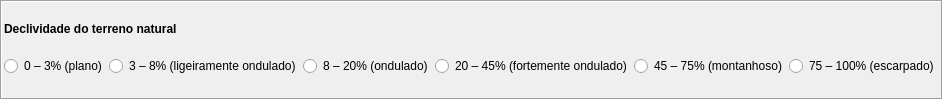
        <widget class="QFrame" name="frame_27">
         <property name="sizePolicy">
          <sizepolicy hsizetype="Preferred" vsizetype="Fixed">
           <horstretch>0</horstretch>
           <verstretch>0</verstretch>
          </sizepolicy>
         </property>
         <property name="frameShape">
          <enum>QFrame::Box</enum>
         </property>
         <property name="frameShadow">
          <enum>QFrame::Sunken</enum>
         </property>
         <layout class="QHBoxLayout" name="horizontalLayout_50" stretch="0">
          <property name="spacing">
           <number>2</number>
          </property>
          <property name="leftMargin">
           <number>2</number>
          </property>
          <property name="topMargin">
           <number>2</number>
          </property>
          <property name="rightMargin">
           <number>2</number>
          </property>
          <property name="bottomMargin">
           <number>2</number>
          </property>
          <item>
           <layout class="QVBoxLayout" name="verticalLayout_57">
            <property name="spacing">
             <number>2</number>
            </property>
            <item>
             <widget class="QLabel" name="lbDeclividadeTerreno">
              <property name="sizePolicy">
               <sizepolicy hsizetype="Preferred" vsizetype="Fixed">
                <horstretch>0</horstretch>
                <verstretch>0</verstretch>
               </sizepolicy>
              </property>
              <property name="text">
               <string>&lt;html&gt;&lt;head/&gt;&lt;body&gt;&lt;p&gt;&lt;span style=&quot; font-weight:600;&quot;&gt;Declividade do terreno natural&lt;/span&gt;&lt;/p&gt;&lt;/body&gt;&lt;/html&gt;</string>
              </property>
             </widget>
            </item>
            <item>
             <layout class="QGridLayout" name="gridLayout_30">
              <item row="0" column="4">
               <widget class="QRadioButton" name="rbDeclividadeTerreno_4">
                <property name="sizePolicy">
                 <sizepolicy hsizetype="Preferred" vsizetype="Fixed">
                  <horstretch>0</horstretch>
                  <verstretch>0</verstretch>
                 </sizepolicy>
                </property>
                <property name="text">
                 <string>45 – 75% (montanhoso)</string>
                </property>
               </widget>
              </item>
              <item row="0" column="2">
               <widget class="QRadioButton" name="rbDeclividadeTerreno_2">
                <property name="sizePolicy">
                 <sizepolicy hsizetype="Preferred" vsizetype="Fixed">
                  <horstretch>0</horstretch>
                  <verstretch>0</verstretch>
                 </sizepolicy>
                </property>
                <property name="text">
                 <string>8 – 20% (ondulado)</string>
                </property>
               </widget>
              </item>
              <item row="0" column="0">
               <widget class="QRadioButton" name="rbDeclividadeTerreno_0">
                <property name="sizePolicy">
                 <sizepolicy hsizetype="Preferred" vsizetype="Fixed">
                  <horstretch>0</horstretch>
                  <verstretch>0</verstretch>
                 </sizepolicy>
                </property>
                <property name="text">
                 <string>0 – 3% (plano)</string>
                </property>
               </widget>
              </item>
              <item row="0" column="3">
               <widget class="QRadioButton" name="rbDeclividadeTerreno_3">
                <property name="sizePolicy">
                 <sizepolicy hsizetype="Preferred" vsizetype="Fixed">
                  <horstretch>0</horstretch>
                  <verstretch>0</verstretch>
                 </sizepolicy>
                </property>
                <property name="text">
                 <string>20 – 45% (fortemente ondulado)</string>
                </property>
               </widget>
              </item>
              <item row="0" column="1">
               <widget class="QRadioButton" name="rbDeclividadeTerreno_1">
                <property name="sizePolicy">
                 <sizepolicy hsizetype="Preferred" vsizetype="Fixed">
                  <horstretch>0</horstretch>
                  <verstretch>0</verstretch>
                 </sizepolicy>
                </property>
                <property name="text">
                 <string>3 – 8% (ligeiramente ondulado)</string>
                </property>
               </widget>
              </item>
              <item row="0" column="5">
               <widget class="QRadioButton" name="rbDeclividadeTerreno_5">
                <property name="sizePolicy">
                 <sizepolicy hsizetype="Preferred" vsizetype="Fixed">
                  <horstretch>0</horstretch>
                  <verstretch>0</verstretch>
                 </sizepolicy>
                </property>
                <property name="text">
                 <string>75 – 100% (escarpado)</string>
                </property>
               </widget>
              </item>
             </layout>
            </item>
           </layout>
          </item>
         </layout>
        </widget>
